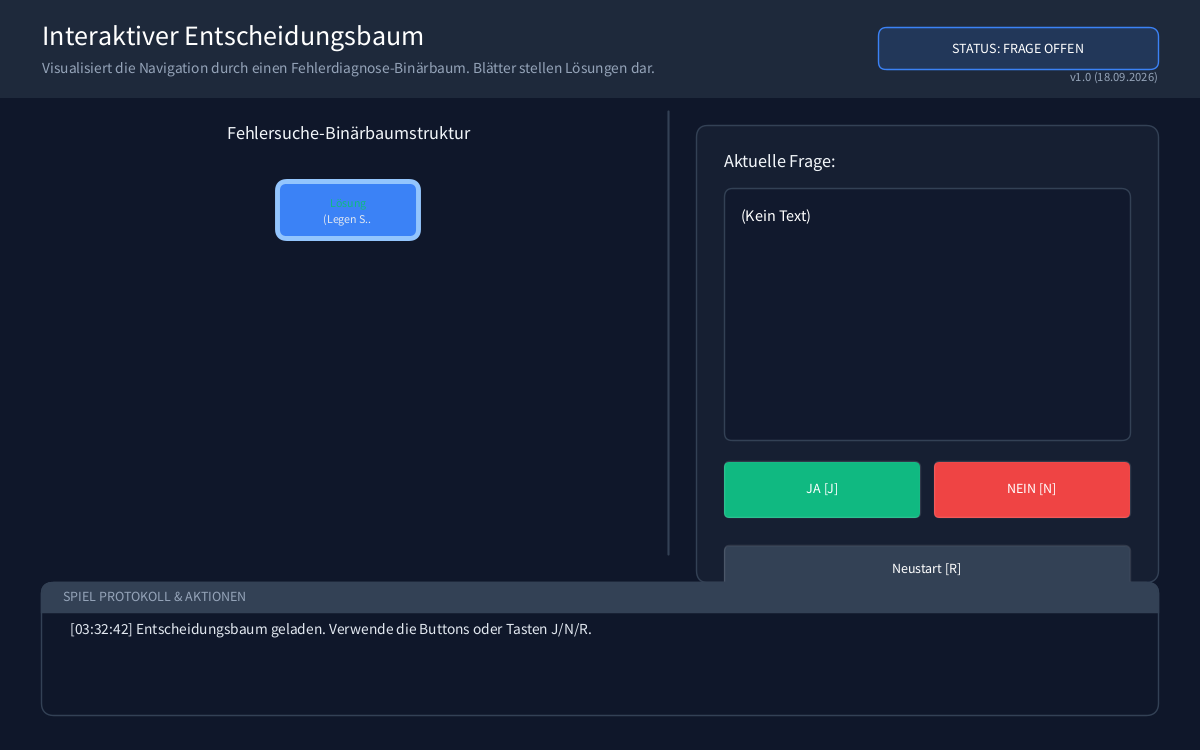
Frame 1 (no input)
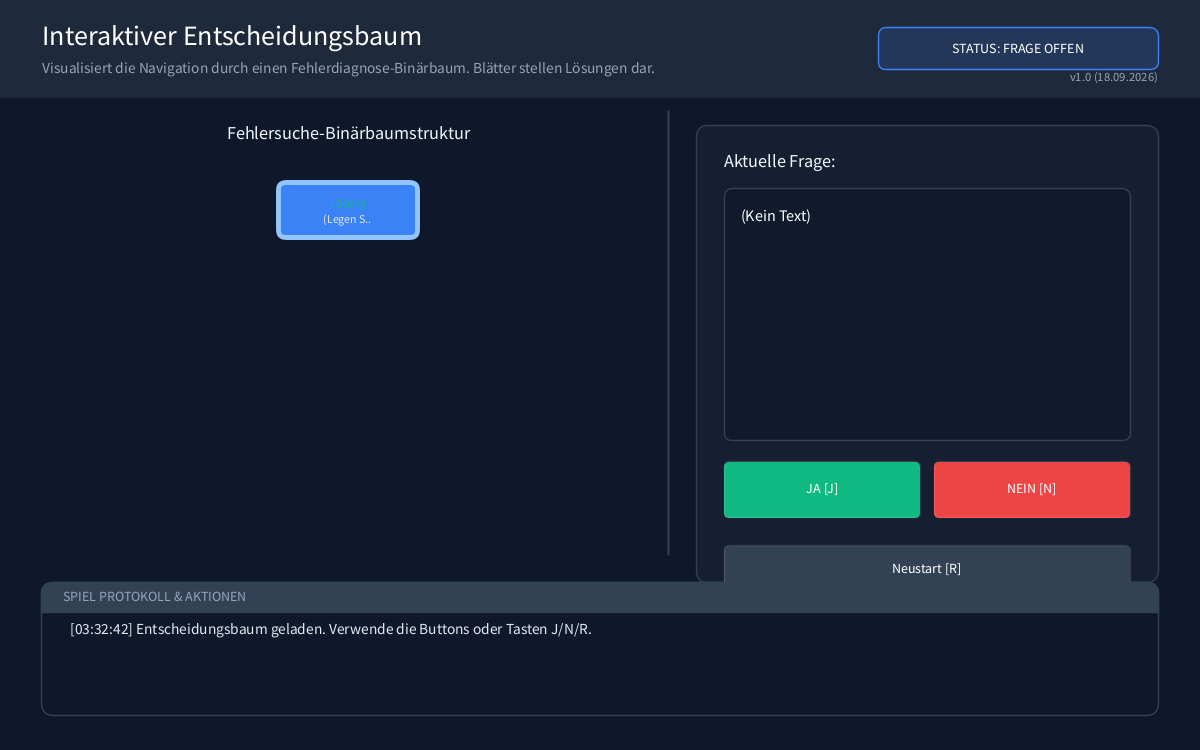
Frame 60 (the mouse pressed at the canvas centre just before this capture)
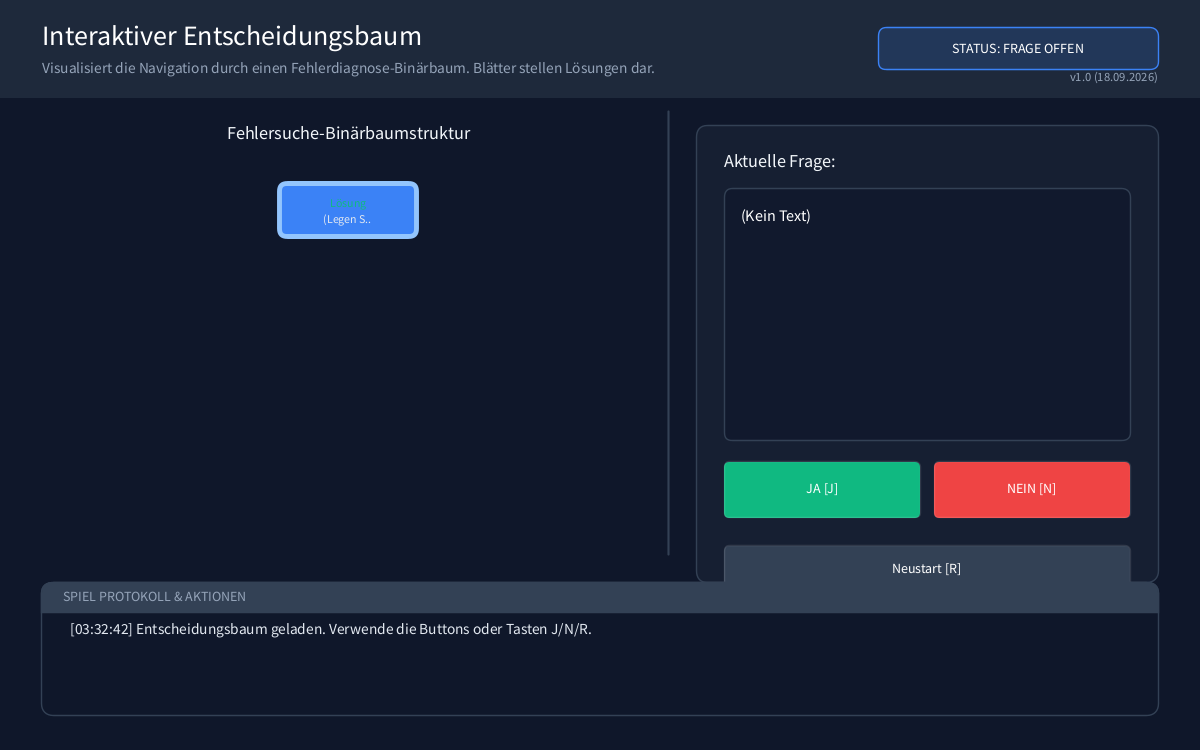
Frame 120 (the mouse held since frame 60 and released just before this capture)

The Processing sketch that drew these frames (run headless with seeded random() and noise(); from frame 60 on, the mouse is pressed at the canvas centre):

// Processing sketch: p09_entscheidungsbaum
// ── p09_entscheidungsbaum.pde
/**
 * Hauptprogramm: p09_entscheidungsbaum (Schülervorlage)
 * 
 * Implementiert einen interaktiven Entscheidungsbaum auf Basis des ADT Binaerbaum.
 * 
 * ============================================================================
 * AUFGABENSTELLUNG / ZU IMPLEMENTIERENDE KLASSEN:
 * - p09_entscheidungsbaum.pde:
 *   1. Methode entscheidungsbaumTesten():
 *      Aufbau eines eigenen hierarchischen Entscheidungsbaums aus Binaerbaum<String>-
 *      Objekten (Wurzel mit Ausgangsfrage, Verzweigungen für 'Ja' (links) und
 *      'Nein' (rechts), Lösungen/Diagnosen als Blattknoten).
 *   2. Klasse EntscheidungsFrame:
 *      Navigationslogik durch den Baum:
 *      - jaGeklickt(): aktuellen Zeiger auf baum.links setzen.
 *      - neinGeklickt(): aktuellen Zeiger auf baum.rechts setzen.
 *      - istLoesung(): prüfen, ob baum ein Blattknoten ist (baum.istBlatt()).
 *      - aktuellerText(): Text des aktuellen Knotens zurückgeben (baum.daten).
 * - (Vorgegeben: Binaerbaum.pde [Generischer Binärbaum], 2D-Baum-Rendering & GUI)
 * ============================================================================
 * 
 * @author Antigravity
 * @version September 2026
 */

EntscheidungsFrame meinFrame;
Binaerbaum<String> startBaum; // Referenz auf die Wurzel zum Zurücksetzen

final float GUI_SCALE = 1.4;

// Log-Historie
ArrayList<String> aktionsLogs = new ArrayList<String>();

// Buttons
Button btnJa;
Button btnNein;
Button btnReset;

void setup()
{
    size(1200, 750);
    surface.setResizable(true);
    
    // Testbaum aufbauen und Frame instanziieren
    entscheidungsbaumTesten();
    
    // Buttons initialisieren
    color colAktiv = color(16, 185, 129);      // Smaragdgrün (Ja)
    color colGefahr = color(239, 68, 68);      // Rot (Nein)
    color colStandard = color(51, 65, 85);     // Slate 700 (Reset)
    
    btnJa = new Button(50, 260, 140, 40, "JA [J]", colAktiv);
    btnNein = new Button(210, 260, 140, 40, "NEIN [N]", colGefahr);
    btnReset = new Button(50, 320, 300, 35, "Neustart [R]", colStandard);
    
    logHinzufuegen("Entscheidungsbaum geladen. Verwende die Buttons oder Tasten J/N/R.");
}

/**
 * Erzeugt einen Entscheidungsbaum und übergibt ihn an das Frame
 */
void entscheidungsbaumTesten()
{
    //# TODO: Bauen Sie hier Ihren Entscheidungsbaum auf.
    // 1. Erzeugen Sie einen Wurzelknoten mit der ersten Frage.
    // 2. Erzeugen Sie die linken (Ja-Pfad) und rechten (Nein-Pfad) Unterbäume.
    // 
    // Beispiel:
    // Binaerbaum<String> meinBaum = new Binaerbaum<String>("Hast du versucht, das Gerät aus- und wieder einzuschalten?");
    // meinBaum.links = new Binaerbaum<String>("Bist du sicher, dass das Netzkabel eingesteckt ist?");
    // meinBaum.rechts = new Binaerbaum<String>("Dann versuche das zuerst!");
    // ...
    
    Binaerbaum<String> meinBaum = new Binaerbaum<String>("(Legen Sie hier Ihren Entscheidungsbaum an!)");
    
    // Der folgende Aufruf muss stehen bleiben
    startBaum = meinBaum;
    meinFrame = new EntscheidungsFrame(meinBaum);
}

void draw()
{
    float w = width / GUI_SCALE;
    float h = height / GUI_SCALE;
    
    background(15, 23, 42); // Deep Slate
    
    pushMatrix();
    scale(GUI_SCALE);
    
    // 1. Header
    fill(30, 41, 59);
    noStroke();
    rect(0, 0, w, 70);
    
    fill(255);
    textSize(20);
    textAlign(LEFT, CENTER);
    text("Interaktiver Entscheidungsbaum", 30, 25);
    
    fill(148, 163, 184);
    textSize(11);
    text("Visualisiert die Navigation durch einen Fehlerdiagnose-Binärbaum. Blätter stellen Lösungen dar.", 30, 48);
    // Versionsnummer und Datum anzeigen
    fill(148, 163, 184);
    textSize(9);
    textAlign(RIGHT, BOTTOM);
    text("v1.0 (18.09.2026)", w - 30, 60);
    textAlign(LEFT, BASELINE); // Reset
    
    // Status-Badge
    boolean geloest = meinFrame.istLoesung();
    fill(geloest ? color(16, 185, 129, 40) : color(59, 130, 246, 40));
    stroke(geloest ? color(16, 185, 129) : color(59, 130, 246));
    strokeWeight(1);
    rect(w - 230, 20, 200, 30, 6);
    fill(255);
    textSize(10);
    textAlign(CENTER, CENTER);
    text(geloest ? "STATUS: LÖSUNG GEFUNDEN" : "STATUS: FRAGE OFFEN", w - 130, 34);
    
    // 2. Visualisierungsbereich
    float treeAreaW = w - 420;
    float treeAreaH = h - 210;
    
    // A. Linke Seite: Baum zeichnen
    pushMatrix();
    translate(30, 90);
    drawBaumGrafik(treeAreaW, treeAreaH);
    popMatrix();
    
    // Trennlinie
    stroke(51, 65, 85);
    strokeWeight(1.5);
    line(w - 380, 80, w - 380, h - 140);
    
    // B. Rechte Seite: Interaktions-Panel
    drawInteraktionsPanel(w - 360, 90, 330, h - 210);
    
    // 3. Log-Konsole (unten)
    fill(15, 23, 42);
    stroke(51, 65, 85);
    strokeWeight(1);
    rect(30, h - 120, w - 60, 95, 8);
    
    fill(51, 65, 85);
    rect(30, h - 120, w - 60, 22, 8, 8, 0, 0);
    fill(148, 163, 184);
    textSize(10);
    textAlign(LEFT, CENTER);
    text("SPIEL PROTOKOLL & AKTIONEN", 45, h - 110);
    
    textSize(11);
    textAlign(LEFT, TOP);
    for (int i = 0; i < aktionsLogs.size(); i++)
    {
        fill(226, 232, 240, 255 - (aktionsLogs.size() - 1 - i) * 50);
        text(aktionsLogs.get(i), 50, h - 90 + i * 16);
    }
    
    popMatrix();
}

/**
 * Zeichnet den kompletten Binärbaum mit Linien und farblichen Highlights.
 */
void drawBaumGrafik(float w, float h)
{
    // Titel
    fill(241, 245, 249);
    textSize(13);
    textAlign(CENTER, TOP);
    text("Fehlersuche-Binärbaumstruktur", w / 2, 0);
    
    // Baum rekursiv zeichnen
    // Start x in der Mitte, y bei 60, horizontaler Abstand 170, vertikaler Abstand 90
    drawKnoten(startBaum, w / 2, 60, 160, 90, -1, -1);
}

void drawKnoten(Binaerbaum<String> k, float x, float y, float dx, float dy, float px, float py)
{
    if (k == null) return;
    
    // 1. Verbindungslinie zum Elternknoten zeichnen
    if (px != -1)
    {
        boolean pfadVerbindung = istAufPfad(k) && istAufPfad(getElternteil(startBaum, k));
        stroke(pfadVerbindung ? color(59, 130, 246) : color(51, 65, 85));
        strokeWeight(pfadVerbindung ? 3 : 1.5);
        line(px, py, x, y);
    }
    
    // Kinder rekursiv zeichnen (Abstand dx halbieren)
    drawKnoten(k.links, x - dx, y + dy, dx * 0.5, dy, x, y);
    drawKnoten(k.rechts, x + dx, y + dy, dx * 0.5, dy, x, y);
    
    // 2. Knoten selbst zeichnen
    boolean istAktiv = (k == meinFrame.baum);
    boolean pfadKnoten = istAufPfad(k);
    
    strokeWeight(istAktiv ? 3.5 : 1.5);
    if (istAktiv)
    {
        stroke(147, 197, 253); // Pulsierende Umrandung bei aktivem Knoten
        float pulse = sin(frameCount * 0.1) * 3;
        fill(59, 130, 246);
        if (k.istBlatt())
        {
            rect(x - 50 - pulse/2, y - 20 - pulse/2, 100 + pulse, 40 + pulse, 6);
        }
        else
        {
            ellipse(x, y, 46 + pulse, 46 + pulse);
        }
    }
    else
    {
        stroke(pfadKnoten ? color(59, 130, 246) : color(71, 85, 105));
        fill(pfadKnoten ? color(30, 41, 59) : color(15, 23, 42));
        if (k.istBlatt())
        {
            rect(x - 45, y - 18, 90, 36, 6);
        }
        else
        {
            ellipse(x, y, 40, 40);
        }
    }
    
    // Textbeschriftung des Knotens
    fill(255);
    textSize(8.5);
    textAlign(CENTER, CENTER);
    String labelText = k.daten;
    
    if (labelText == null) labelText = "(null)";
    
    // Kürzen für die Anzeige im Kreis/Box
    if (labelText.length() > 10)
    {
        labelText = labelText.substring(0, 8) + "..";
    }
    
    // Blätter erhalten ein spezielles Symbol
    if (k.istBlatt())
    {
        fill(16, 185, 129); // Grün für Lösungen
        text("Lösung", x, y - 5);
        fill(226, 232, 240);
        text(labelText, x, y + 6);
    }
    else
    {
        text(labelText, x, y);
    }
}

/**
 * Prüft rekursiv, ob der gegebene Knoten auf dem aktuellen Pfad liegt.
 * Ein Knoten ist auf dem Pfad, wenn der aktive Knoten (meinFrame.baum) ein Nachfahre von ihm ist.
 */
boolean istAufPfad(Binaerbaum<String> knoten)
{
    if (knoten == null) return false;
    if (meinFrame == null || meinFrame.baum == null) return false;
    if (knoten == meinFrame.baum) return true;
    return istUnterbaumVon(knoten.links, meinFrame.baum) || istUnterbaumVon(knoten.rechts, meinFrame.baum);
}

boolean istUnterbaumVon(Binaerbaum<String> wurzel, Binaerbaum<String> ziel)
{
    if (wurzel == null) return false;
    if (wurzel == ziel) return true;
    return istUnterbaumVon(wurzel.links, ziel) || istUnterbaumVon(wurzel.rechts, ziel);
}

Binaerbaum<String> getElternteil(Binaerbaum<String> aktueller, Binaerbaum<String> kind)
{
    if (aktueller == null || kind == null) return null;
    if (aktueller.links == kind || aktueller.rechts == kind) return aktueller;
    
    Binaerbaum<String> l = getElternteil(aktueller.links, kind);
    if (l != null) return l;
    return getElternteil(aktueller.rechts, kind);
}

/**
 * Zeichnet das rechte Interaktions-Panel.
 */
void drawInteraktionsPanel(float x, float y, float w, float h)
{
    // Container
    fill(30, 41, 59, 120);
    stroke(51, 65, 85);
    strokeWeight(1);
    rect(x, y, w, h, 8);
    
    // Titel
    fill(241, 245, 249);
    textSize(13);
    textAlign(LEFT, TOP);
    text(meinFrame.istLoesung() ? "Diagnoseergebnis:" : "Aktuelle Frage:", x + 20, y + 20);
    
    // Textbox
    fill(15, 23, 42, 180);
    stroke(51, 65, 85);
    rect(x + 20, y + 45, w - 40, 180, 6);
    
    fill(255);
    textSize(11.5);
    textAlign(LEFT, TOP);
    String text = meinFrame.aktuellerText();
    if (text == null) text = "(Kein Text)";
    text(text, x + 32, y + 60, w - 64, 150);
    
    // Knöpfe rendern
    if (!meinFrame.istLoesung())
    {
        btnJa.x = x + 20;
        btnJa.y = y + 240;
        btnJa.w = (w - 50) / 2;
        btnJa.zeichnen();
        
        btnNein.x = x + 30 + btnJa.w;
        btnNein.y = y + 240;
        btnNein.w = btnJa.w;
        btnNein.zeichnen();
    }
    
    btnReset.x = x + 20;
    btnReset.y = y + 300;
    btnReset.w = w - 40;
    btnReset.zeichnen();
}

void keyPressed()
{
    if (key == 'j' || key == 'J')
    {
        auswahlTreffen(true);
    }
    else if (key == 'n' || key == 'N')
    {
        auswahlTreffen(false);
    }
    else if (key == 'r' || key == 'R')
    {
        neustart();
    }
}

void mousePressed()
{
    if (!meinFrame.istLoesung())
    {
        if (btnJa.mouseOver())
        {
            auswahlTreffen(true);
        }
        if (btnNein.mouseOver())
        {
            auswahlTreffen(false);
        }
    }
    if (btnReset.mouseOver())
    {
        neustart();
    }
}

void auswahlTreffen(boolean ja)
{
    if (meinFrame.istLoesung()) return;
    
    String alteFrage = meinFrame.aktuellerText();
    if (ja)
    {
        meinFrame.jaGeklickt();
        logHinzufuegen("Ja geklickt zu: \"" + alteFrage + "\" -> " + meinFrame.aktuellerText());
    }
    else
    {
        meinFrame.neinGeklickt();
        logHinzufuegen("Nein geklickt zu: \"" + alteFrage + "\" -> " + meinFrame.aktuellerText());
    }
    
    if (meinFrame.istLoesung())
    {
        logHinzufuegen("Lösung erreicht! \"" + meinFrame.aktuellerText() + "\"");
    }
}

void neustart()
{
    meinFrame = new EntscheidungsFrame(startBaum);
    logHinzufuegen("Entscheidungsbaum zurückgesetzt auf Anfang.");
}

void logHinzufuegen(String msg)
{
    String zeit = nf(hour(), 2) + ":" + nf(minute(), 2) + ":" + nf(second(), 2);
    aktionsLogs.add("[" + zeit + "] " + msg);
    if (aktionsLogs.size() > 4)
    {
        aktionsLogs.remove(0);
    }
}

/**
 * Hilfsklasse für interaktive GUI-Buttons.
 */
class Button
{
    float x, y, w, h;
    String label;
    color col;
    
    Button(float x, float y, float w, float h, String label, color col)
    {
        this.x = x;
        this.y = y;
        this.w = w;
        this.h = h;
        this.label = label;
        this.col = col;
    }
    
    void zeichnen()
    {
        boolean hover = mouseOver();
        color zeichnFarbe = hover ? lerpColor(col, color(255), 0.15) : col;
        
        fill(zeichnFarbe);
        stroke(255, 30);
        strokeWeight(1);
        rect(x, y, w, h, 4);
        
        fill(255);
        textSize(10);
        textAlign(CENTER, CENTER);
        text(label, x + w / 2, y + h / 2 - 2);
    }
    
    boolean mouseOver()
    {
        float lmX = mouseX / GUI_SCALE;
        float lmY = mouseY / GUI_SCALE;
        return lmX >= x && lmX <= x + w && lmY >= y && lmY <= y + h;
    }
}
// ── Binaerbaum.pde
/**
 * Ein Knoten eines Binärbaums (Schülervorlage)
 * 
 * @author Rainer Helfrich (Original) / Antigravity (Processing-Konvertierung)
 * @version September 2026
 */
public class Binaerbaum<T>
{
    /**
     * Der Datenwert des Knotens
     */
    public T daten;
    
    /**
     * Der linke Kindbaum
     */
    public Binaerbaum<T> links;
    
    /**
     * Der rechte Kindbaum
     */
    public Binaerbaum<T> rechts;
    
    /**
     * Erzeugt einen Blattknoten mit leerem Datenwert
     */
    public Binaerbaum()
    {
        this(null, null, null);
    }
    
    /**
     * Erzeugt einen Knoten mit Datenwert und Kindern
     * @param daten Der Datenwert
     * @param links Der linke Kindbaum
     * @param rechts Der rechte Kindbaum
     */
    public Binaerbaum(T daten, Binaerbaum<T> links, Binaerbaum<T> rechts)
    {
        this.daten = daten;
        this.links = links;
        this.rechts = rechts;
    }

    /**
     * Erzeugt einen Blattknoten mit Datenwert
     * @param daten Der Datenwert
     */
    public Binaerbaum(T daten)
    {
        this(daten, null, null);
    }
    
    /**
     * Gibt zurück, ob der Knoten ein Blatt ist
     * @return true, wenn der Knoten ein Blatt ist; false sonst
     */
    public boolean istBlatt()
    {
        return links == null && rechts == null;
    }
}

// ── EntscheidungsFrame.pde
/**
 * Logikklasse EntscheidungsFrame (Schülervorlage)
 * 
 * ============================================================================
 * ZU IMPLEMENTIERENDE METHODEN (TODOs in dieser Klasse):
 * 1. void jaGeklickt():
 *    - Zeiger 'baum' auf das linke Kind setzen (baum = baum.links).
 * 2. void neinGeklickt():
 *    - Zeiger 'baum' auf das rechte Kind setzen (baum = baum.rechts).
 * 3. boolean istLoesung():
 *    - Prüfen, ob der aktuelle Knoten ein Blattknoten ist (baum != null && baum.istBlatt()).
 * 4. String aktuellerText():
 *    - Datenwert des aktuellen Knotens zurückgeben (baum != null ? baum.daten : "").
 * ============================================================================
 * 
 * @author Rainer Helfrich (Original) / Antigravity (Processing-Konvertierung)
 * @version September 2026
 */
class EntscheidungsFrame
{
    protected Binaerbaum<String> baum;
    
    EntscheidungsFrame(Binaerbaum<String> baum)
    {
        this.baum = baum;
    }
    
    protected void jaGeklickt()
    {
        //# TODO: Setzen Sie den Zeiger 'baum' auf das linke Kind (baum = baum.links).
        
    }
    
    protected void neinGeklickt()
    {
        //# TODO: Setzen Sie den Zeiger 'baum' auf das rechte Kind (baum = baum.rechts).
        
    }
    
    protected boolean istLoesung()
    {
        //# TODO: Prüfen Sie, ob der aktuelle Knoten 'baum' ein Blattknoten ist (baum.istBlatt()).
        
        return false;
    }
    
    protected String aktuellerText()
    {
        //# TODO: Geben Sie den Datenwert des aktuellen Knotens zurück (baum.daten).
        
        return null;
    }
}
